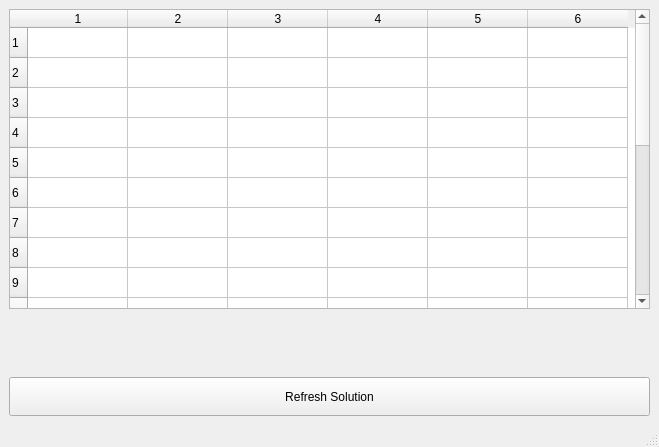
<?xml version="1.0" encoding="UTF-8"?>
<ui version="4.0">
 <class>MainWindow</class>
 <widget class="QMainWindow" name="MainWindow">
  <property name="geometry">
   <rect>
    <x>0</x>
    <y>0</y>
    <width>659</width>
    <height>447</height>
   </rect>
  </property>
  <property name="windowTitle">
   <string>MainWindow</string>
  </property>
  <widget class="QWidget" name="centralwidget">
   <layout class="QVBoxLayout" name="verticalLayout">
    <item>
     <widget class="QTableWidget" name="tableWidget">
      <property name="rowCount">
       <number>20</number>
      </property>
      <property name="columnCount">
       <number>6</number>
      </property>
      <row/>
      <row/>
      <row/>
      <row/>
      <row/>
      <row/>
      <row/>
      <row/>
      <row/>
      <row/>
      <row/>
      <row/>
      <row/>
      <row/>
      <row/>
      <row/>
      <row/>
      <row/>
      <row/>
      <row/>
      <column/>
      <column/>
      <column/>
      <column/>
      <column/>
      <column/>
     </widget>
    </item>
    <item>
     <widget class="QLabel" name="total_cost">
      <property name="minimumSize">
       <size>
        <width>0</width>
        <height>25</height>
       </size>
      </property>
      <property name="text">
       <string/>
      </property>
     </widget>
    </item>
    <item>
     <widget class="QLabel" name="supplied_power">
      <property name="minimumSize">
       <size>
        <width>0</width>
        <height>25</height>
       </size>
      </property>
      <property name="text">
       <string/>
      </property>
     </widget>
    </item>
    <item>
     <widget class="QPushButton" name="refresh_btn">
      <property name="sizePolicy">
       <sizepolicy hsizetype="Minimum" vsizetype="Fixed">
        <horstretch>0</horstretch>
        <verstretch>0</verstretch>
       </sizepolicy>
      </property>
      <property name="minimumSize">
       <size>
        <width>0</width>
        <height>39</height>
       </size>
      </property>
      <property name="text">
       <string>Refresh Solution</string>
      </property>
     </widget>
    </item>
   </layout>
  </widget>
  <widget class="QMenuBar" name="menubar">
   <property name="geometry">
    <rect>
     <x>0</x>
     <y>0</y>
     <width>659</width>
     <height>21</height>
    </rect>
   </property>
  </widget>
  <widget class="QStatusBar" name="statusbar"/>
 </widget>
 <resources/>
 <connections/>
</ui>
